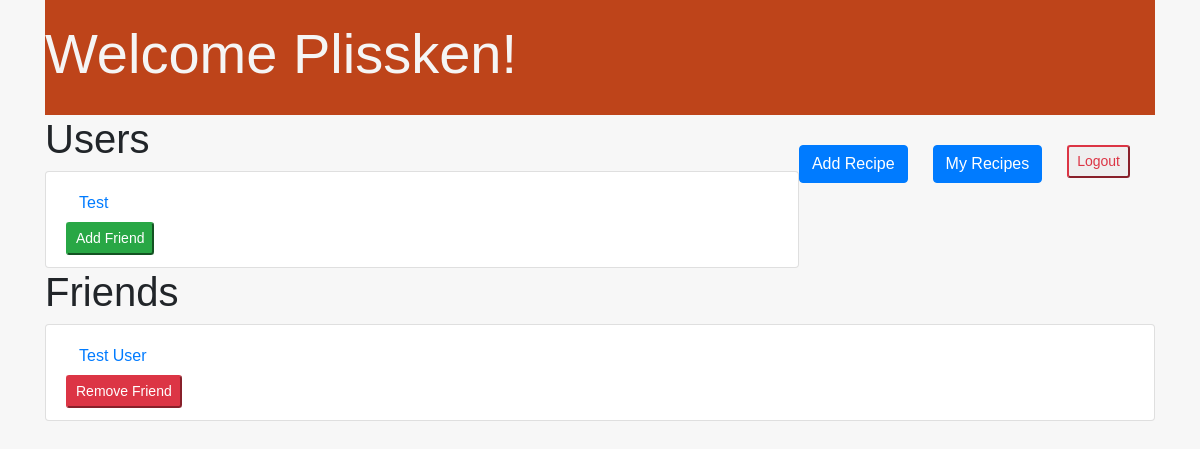
The page /user_friends/2 (signed in) on the database as committed earlier.
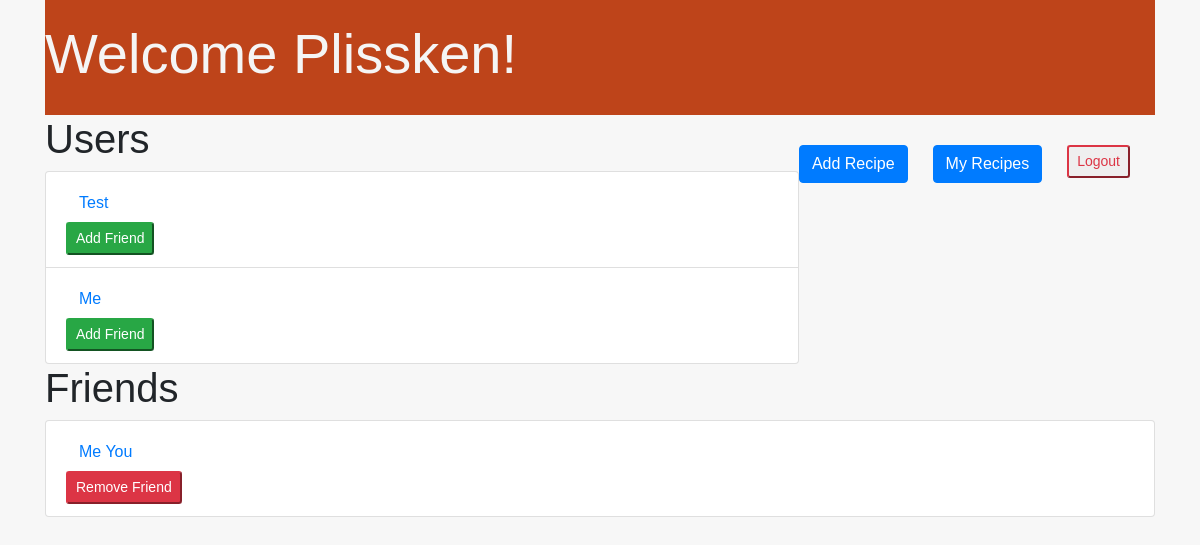
The same page on the database as committed later.
### recipe_db/models.py (models this page shows)
class User(models.Model):
    first_name = models.CharField(max_length=100)
    last_name = models.CharField(max_length=100)
    email = models.CharField(max_length=200)
    password = models.CharField(max_length=255)
    objects = UserManager()
    created_at = models.DateTimeField(auto_now_add=True)
    updated_at = models.DateTimeField(auto_now=True)

class Friendship(models.Model):
    created_at = models.DateTimeField(auto_now_add=True, editable=False)
    creator = models.ForeignKey(User, related_name="friendship_creator", on_delete=models.CASCADE)
    friend = models.ForeignKey(User, related_name="friends", on_delete=models.CASCADE)

### recipe_db/views.py (the view)
# urls.py: path('user_friends/<int:id>', views.user_friends),
def user_friends(request, id):
    context = {
        'curr_user': User.objects.get(id=id),
        'users': User.objects.exclude(id=request.session['id']),
        'friends': Friendship.objects.filter(creator=request.session['id'])
    }
    return render(request, 'user_friends.html', context)

### recipe_db/templates/user_friends.html (shortened to what this page needs)
<!DOCTYPE html>
<html lang="en">
<head>
    <link rel="stylesheet" href="https://stackpath.bootstrapcdn.com/bootstrap/4.5.0/css/bootstrap.min.css">
    {% load static %}
    <link rel="stylesheet" href="{% static 'css/user_profile.css' %}">
</head>
<body>
    <div class="container">
        <div id="header">
            <div class="title">
                <h1 class="display-4">Welcome {{request.session.user}}!</h1>
            </div>
            <div class="nav float-right">
                <ul class="nav nav-pills">
                    <li class="nav-item">
                        <a href="/add_recipe" class="btn btn-primary">Add Recipe</a>
                    </li>
                    <li class="nav-item">
                        <a href="/profile/{{request.session.id}}" class="btn btn-primary">My Recipes</a>
                    </li>
                    <li class="nav-item">
                        <form action="/logout" method="POST">
                            <input type="submit" value="Logout" class="logout btn-sm btn-outline-danger">
                        </form>
                    </li>
                </ul>
            </div>
        </div>
        <div id="user_lists">
            <div class="users">
                <h1 class="display-6">Users</h1>
                <ul class="list-group">
                    {% for user in users %}
                    <li class="list-group-item">
                        <a href="/friend_profile/{{user.id}}" class="btn btn-link">{{user.first_name}}</a> <form action="/add_friend/{{user.id}}" method="POST">
                            <button class="btn-sm btn-success" type="submit">Add Friend</button>
                        </form>
                    </li>
                    {% endfor %}
                </ul>
            </div>
            <div class="friends">
                <h1 class="display-6">Friends</h1>
                <ul class="list-group">
                    {% for user in friends %}
                    <li class="list-group-item">
                        <a href="/friend_profile/{{user.friend.id}}" class="btn btn-link">{{user.friend.first_name}} {{user.friend.last_name}}</a> <form action="/remove_friend/{{user.id}}" method="POST">
                            <button class="btn-sm btn-danger" type="submit">Remove Friend</button>
                        </form>
                    </li>
                    {% endfor %}
                </ul>
            </div>
        </div>
    </div>
</body>
</html>

Rows that differ between the two databases and show on the page:
removed Friendship: friend.first_name "Test", friend.last_name "User"
added User: first_name "Me"
added Friendship: friend.first_name "Me", friend.last_name "You"
